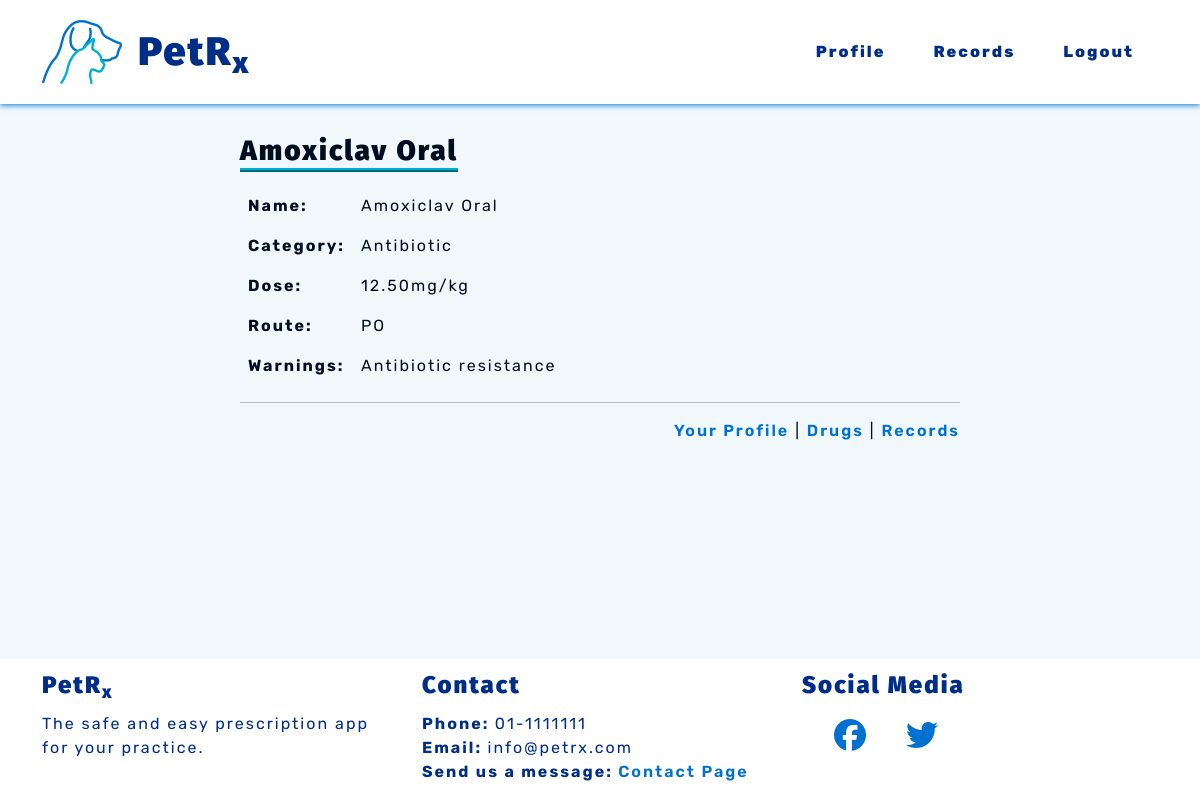
The app's page /prescriptions/detail-drug/6 (signed in) with its own data.
### prescriptions/models.py (models this page shows, shortened)
class Drug(models.Model):
    name = models.CharField(max_length=50)
    type = models.CharField(max_length=10, choices=TYPES, default='Injectable')
    dose = models.DecimalField(max_digits=4, decimal_places=2)
    high_dose = models.DecimalField(max_digits=4, decimal_places=2, blank=True,
                                    null=True,
                                    help_text='Add high dose for tablets \
                                    only.')
    tablet_strength = models.CharField(max_length=100, blank=True,
                                       help_text='Add tablet strength in \
                                       numbers, separated by commas.')
    measure = models.CharField(max_length=2, choices=MEASURE)
    category = models.ForeignKey(Category, on_delete=models.CASCADE)
    route = models.CharField(max_length=8, choices=ROUTES)
    warnings = models.CharField(max_length=300, default='None')
    class Meta:
        ordering = ['name']

class Category(models.Model):
    name = models.CharField(max_length=30)
    def __str__(self):
        return self.name
    class Meta:
        verbose_name_plural = 'Categories'

### petrx/decorators.py (the view)
    def wrapper(request, *args, **kwargs):
        if request.user.is_authenticated:
            if request.user.is_active:
                return function(request, *args, **kwargs)
            else:
                return render(request, 'vetprofiles/restricted.html')
        else:
            return redirect('vetprofiles:login')

### prescriptions/views.py (called while the page is built)
@vet_login_and_active
def detail_drug(request, drug_id):
    drug = get_object_or_404(Drug, id=drug_id)
    context = {'drug': drug, }
    return render(request, 'prescriptions/detail_drug.html', context)

### prescriptions/templates/prescriptions/detail_drug.html
{% extends 'base.html' %}
{% block content %}
<section>
    <div class="container">
        <div class="row d-flex justify-content-center">
            <div class="col-md-8">
                <h3 class="subheadings">{{ drug.name }}</h3>
                <table>
                    <tr>
                        <th>Name:</th>
                        <td>{{ drug.name }}</td>
                    </tr>
                    <tr>
                        <th>Category:</th>
                        <td>{{ drug.category }}</td>
                    </tr>
                    <tr>
                        <th>Dose:</th>
                        <td>{{ drug.dose }}{{ drug.measure }}/kg</td>
                    </tr>
                    <tr>
                        <th>Route:</th>
                        <td>{{ drug.route }}</td>
                    </tr>
                    <tr>
                        <th>Warnings:</th>
                        <td>{{ drug.warnings}}</td>
                    </tr>
                </table>
                <hr>
                <div class="float-end">
                    <a class="pet-links" href="{% url 'vetprofiles:profile' %}" aria-label="To your profile">
                        Your Profile</a>
                    <span>|</span>
                    <a class="pet-links" href="{% url 'prescriptions:drugs' %}" aria-label="To available drugs">
                        Drugs</a>
                    <span>|</span>
                    <a class="pet-links" href="{% url 'records:records' %}" aria-label="To records page">
                        Records</a>
                </div>
            </div>
        </div>
    </div>
</section>
{% endblock %}

### static/css/style.css (style rules this page uses)
:root { --site-white: #f1f8fc; --site-black: #000d21; --site-dark-blue: #002d88; --site-light-blue: #0071d1; --site-turquoise: #00b0cf; }
html { height: 100%; }
body { font-family: "Rubik", sans-serif; color: var(--site-black); font-size: 1rem; letter-spacing: 2px; background: var(--site-white); }
h1, h2, h3, h4 { font-family: "Fira Sans", "Rubik", sans-serif; font-weight: 900; margin-top: 0.5em; margin-bottom: 0.5em; }
.subheadings { display: inline-block; border-bottom: 4px ridge var(--site-turquoise); }
hr { color: var(--site-black); }
a { text-decoration: none; }
.pet-links { cursor: pointer; color: var(--site-light-blue); font-weight: 600; transition: color .5s linear; }
th, td { padding: 0.5em; }
th { background-color: var(--site-white); }

### records on screen
Drug: name "Amoxiclav Oral", category "Antibiotic", dose "12.50", measure "mg", route "PO", warnings "Antibiotic resistance"
